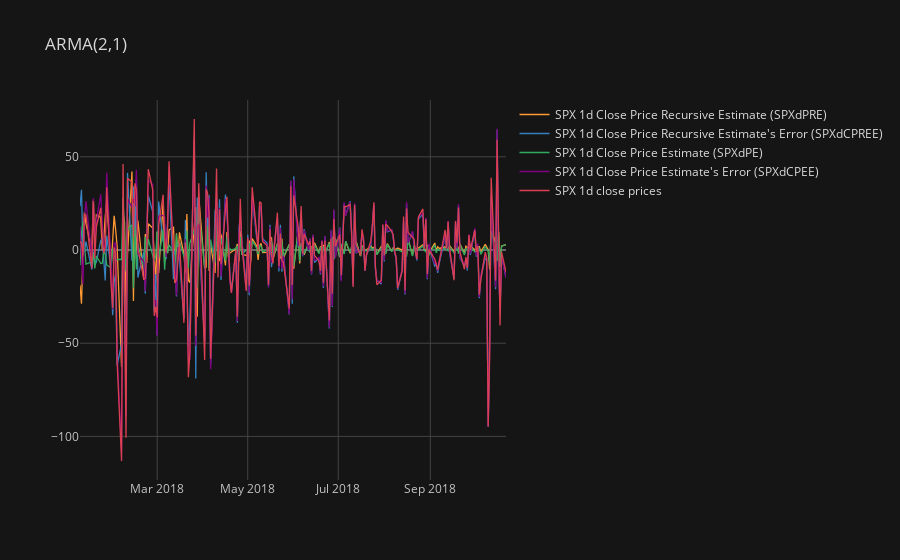

Here is the notebook cell this chart was saved with:
### Code cell
SPX_Y_hat_df[["SPX 1d Close Price Recursive Estimate (SPXdPRE)",
              "SPX 1d Close Price Recursive Estimate's Error (SPXdCPREE)",
              "SPX 1d Close Price Estimate (SPXdPE)",
              "SPX 1d Close Price Estimate's Error (SPXdCPEE)",
              "SPX 1d close prices"]
             ].iplot(title = f"ARMA({p},{q})", theme = "solar")
SPX_Y_hat_df

### Figure 1 — Plotly figure (JSON) as saved in the notebook; plotly's stock layout.template omitted (floating-point values rounded to 4 significant figures; data arrays with more than 128 entries replaced by an {"elided": "..."} marker saying what was removed)
{"data": [{"line": {"color": "rgba(255, 153, 51, 1.0)", "dash": "solid", "shape": "linear", "width": 1.3}, "mode": "lines", "name": "SPX 1d Close Price Recursive Estimate (SPXdPRE)", "text": "", "type": "scatter", "x": {"elided": "200 str values"}, "y": {"elided": "200 float values"}}, {"line": {"color": "rgba(55, 128, 191, 1.0)", "dash": "solid", "shape": "linear", "width": 1.3}, "mode": "lines", "name": "SPX 1d Close Price Recursive Estimate's Error (SPXdCPREE)", "text": "", "type": "scatter", "x": {"elided": "200 str values"}, "y": {"elided": "200 float values"}}, {"line": {"color": "rgba(50, 171, 96, 1.0)", "dash": "solid", "shape": "linear", "width": 1.3}, "mode": "lines", "name": "SPX 1d Close Price Estimate (SPXdPE)", "text": "", "type": "scatter", "x": {"elided": "200 str values"}, "y": {"elided": "200 float values"}}, {"line": {"color": "rgba(128, 0, 128, 1.0)", "dash": "solid", "shape": "linear", "width": 1.3}, "mode": "lines", "name": "SPX 1d Close Price Estimate's Error (SPXdCPEE)", "text": "", "type": "scatter", "x": {"elided": "200 str values"}, "y": {"elided": "200 float values"}}, {"line": {"color": "rgba(219, 64, 82, 1.0)", "dash": "solid", "shape": "linear", "width": 1.3}, "mode": "lines", "name": "SPX 1d close prices", "text": "", "type": "scatter", "x": {"elided": "200 str values"}, "y": {"elided": "200 float values"}}], "layout": {"autosize": true, "legend": {"bgcolor": "#151516", "font": {"color": "#D9D9D9"}}, "paper_bgcolor": "#151516", "plot_bgcolor": "#151516", "title": {"font": {"color": "#D9D9D9"}, "text": "ARMA(2,1)"}, "xaxis": {"autorange": true, "gridcolor": "#434343", "range": ["2018-01-08", "2018-10-22"], "showgrid": true, "tickfont": {"color": "#C2C2C2"}, "title": {"font": {"color": "#D9D9D9"}, "text": ""}, "type": "date", "zerolinecolor": "#666570"}, "yaxis": {"autorange": true, "gridcolor": "#434343", "range": [-123.4, 80.48], "showgrid": true, "tickfont": {"color": "#C2C2C2"}, "title": {"font": {"color": "#D9D9D9"}, "text": ""}, "type": "linear", "zerolinecolor": "#666570"}}}
